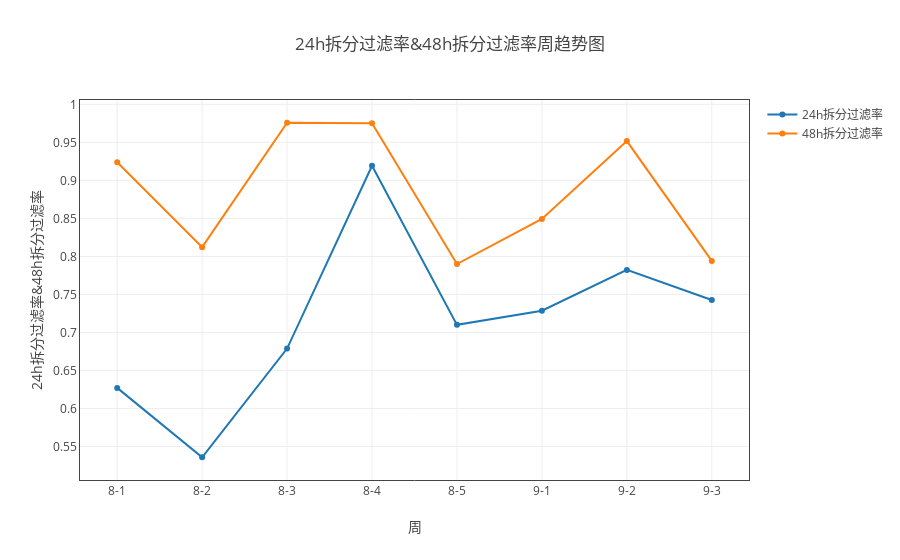
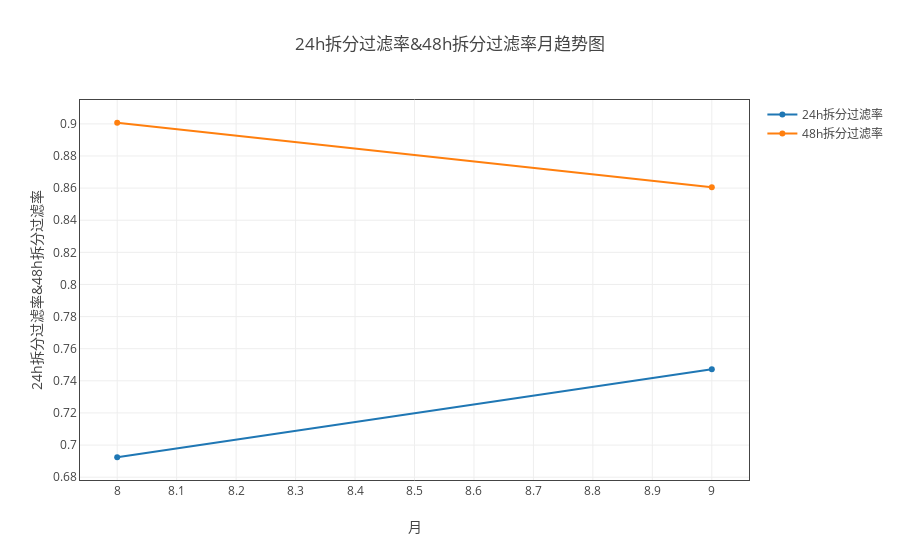

Notebook code for these charts, in order:
### Markdown cell above
#### 24h拆分过滤率和48h拆分过滤率

### Code cell
data_dict = {'24h拆分过滤率':['24h完成批次数', '下机批次数'], '48h拆分过滤率':['48h完成批次数', '下机批次数']}
myModule.plot( all_dict, data_dict, '人员' ,  'line' , all='all')

### Figure 1 — Plotly figure (JSON) as saved in the notebook; plotly's stock layout.template omitted (floating-point values rounded to 4 significant figures)
{"data": [{"name": "24h拆分过滤率", "type": "scatter", "uid": "ac6d4b5e-c15e-11e8-8539-a81e84e6c740", "x": ["8-1", "8-2", "8-3", "8-4", "8-5", "9-1", "9-2", "9-3"], "y": [0.6271, 0.5359, 0.6788, 0.9193, 0.71, 0.7286, 0.7823, 0.7426]}, {"name": "48h拆分过滤率", "type": "scatter", "uid": "ac6d50d6-c15e-11e8-8539-a81e84e6c740", "x": ["8-1", "8-2", "8-3", "8-4", "8-5", "9-1", "9-2", "9-3"], "y": [0.9237, 0.8122, 0.9758, 0.9752, 0.79, 0.8492, 0.9516, 0.7941]}], "layout": {"title": "24h拆分过滤率&48h拆分过滤率周趋势图", "xaxis": {"mirror": "all", "nticks": 20, "showgrid": true, "showline": true, "title": "周", "zeroline": true}, "yaxis": {"mirror": "all", "nticks": 20, "showgrid": true, "showline": true, "title": "24h拆分过滤率&48h拆分过滤率", "zeroline": true}}}

### Figure 2 — Plotly figure (JSON) as saved in the notebook; plotly's stock layout.template omitted (floating-point values rounded to 4 significant figures)
{"data": [{"name": "24h拆分过滤率", "type": "scatter", "uid": "ac782510-c15e-11e8-8539-a81e84e6c740", "x": ["8", "9"], "y": [0.6924, 0.7473]}, {"name": "48h拆分过滤率", "type": "scatter", "uid": "ac782844-c15e-11e8-8539-a81e84e6c740", "x": ["8", "9"], "y": [0.9007, 0.8606]}], "layout": {"title": "24h拆分过滤率&48h拆分过滤率月趋势图", "xaxis": {"mirror": "all", "nticks": 20, "showgrid": true, "showline": true, "title": "月", "zeroline": true}, "yaxis": {"mirror": "all", "nticks": 20, "showgrid": true, "showline": true, "title": "24h拆分过滤率&48h拆分过滤率", "zeroline": true}}}
